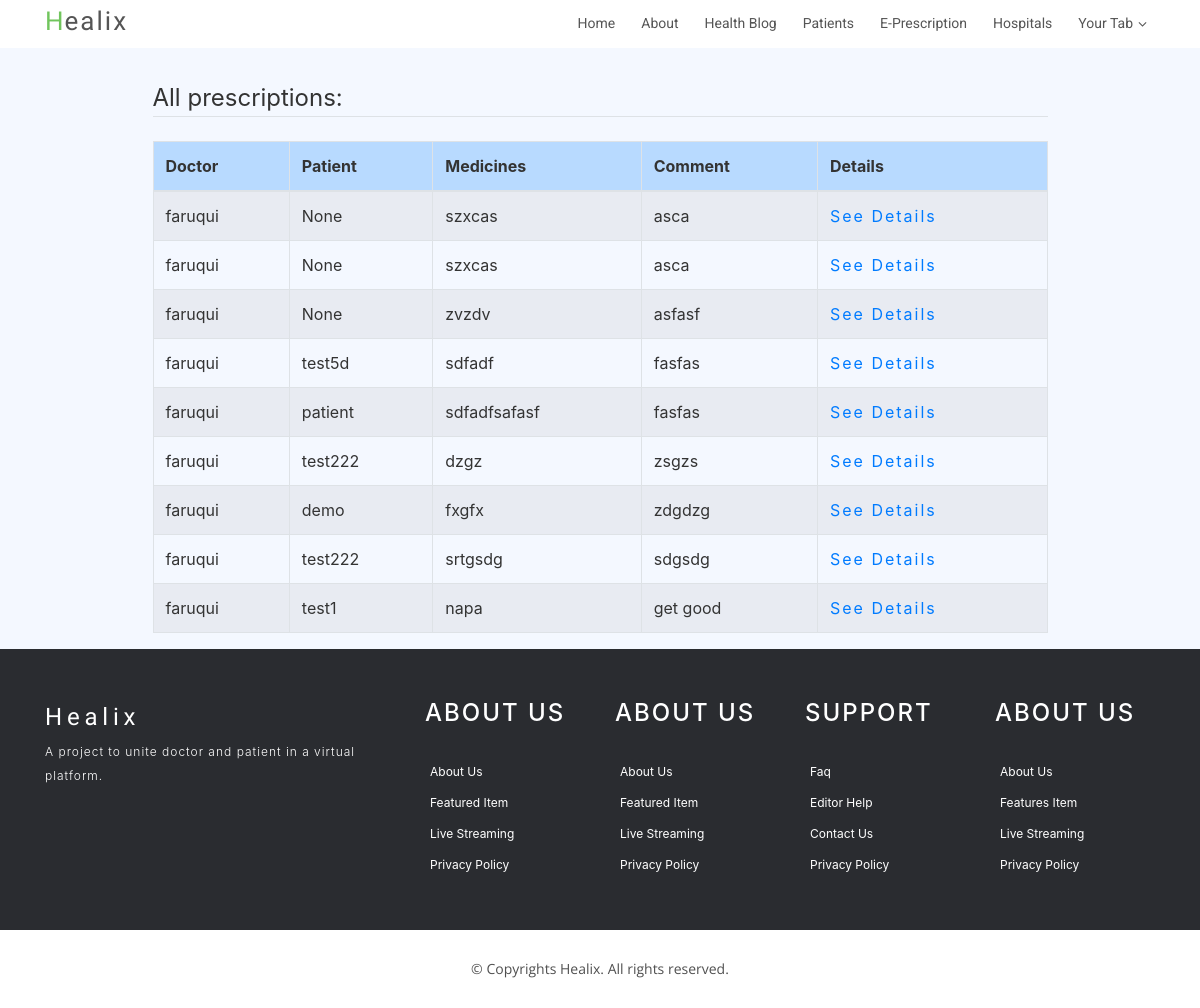
The app's page /prescriptions/ (signed in), older data.
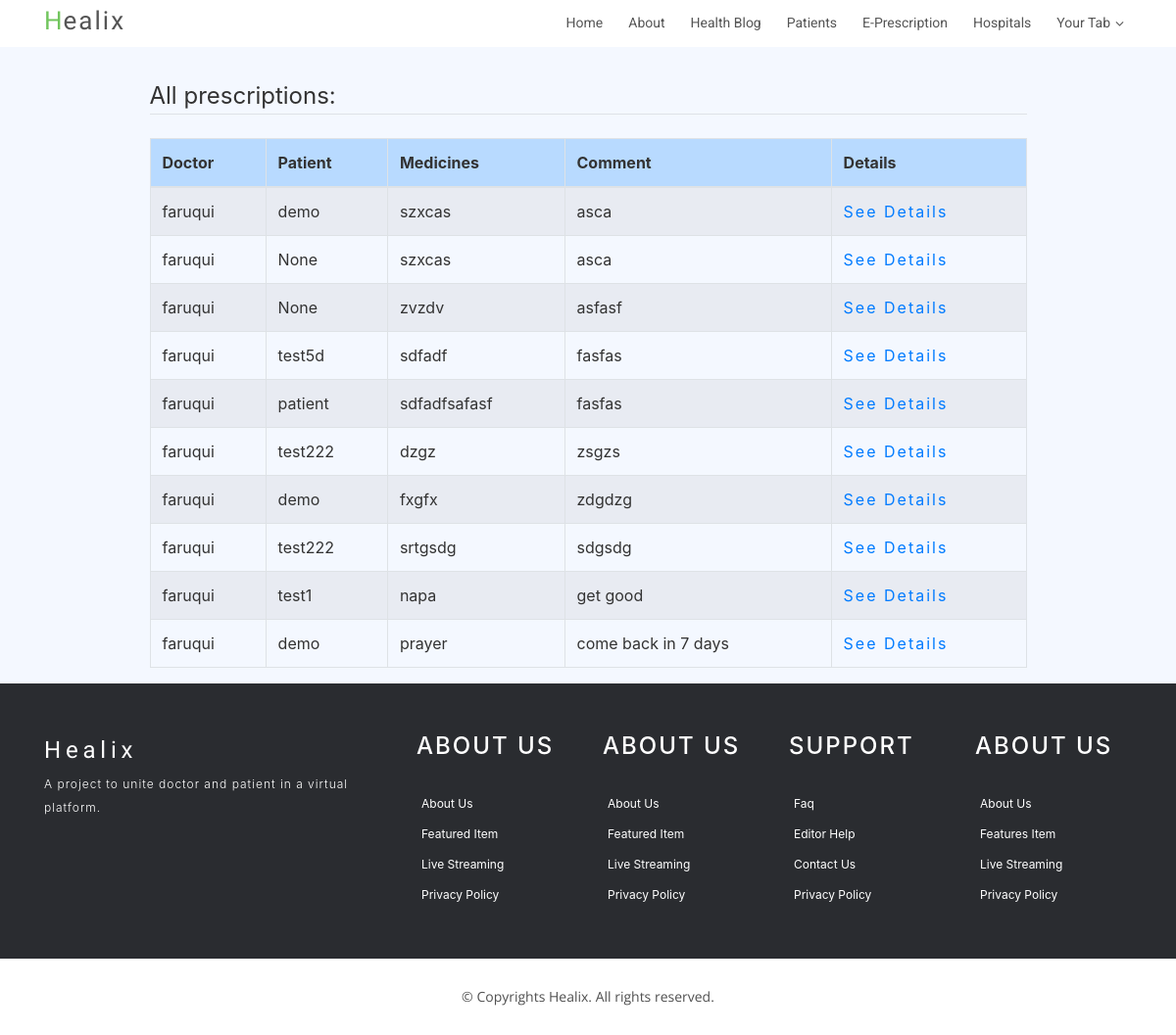
The same page, newer data.
### service/models.py (models this page shows, shortened)
class Prescription(models.Model):
    doctor_name = models.ForeignKey(settings.AUTH_USER_MODEL,related_name="eprescription", on_delete=models.CASCADE)
    patient = models.ForeignKey(Patient,null=True,related_name="eprescription", blank=True,on_delete=models.CASCADE)
    medicine_name = models.TextField()
    comment = models.CharField(max_length=250,null=True)
    date_posted = models.DateTimeField(default=timezone.now)

### users/models.py (models this page shows, shortened)
class User(AbstractUser):
    is_patient = models.BooleanField('patient status', default=False)
    is_doctor = models.BooleanField('doctor status', default=False)

class Patient(models.Model):
    user = models.OneToOneField(User, on_delete=models.CASCADE)
    image = models.ImageField(default='profile_pics/default.jpg', upload_to='profile_pics')
    date_registered = models.DateTimeField(default=timezone.now)
    health_problem = models.TextField(max_length = 200, default = 'nothing')
    height = models.FloatField(null = True)
    weight = models.FloatField(null = True)
    def __str__(self):
        return self.user.username

### service/views.py (the view)
# urls.py: path('prescriptions/', views.prescription_list, name = 'prescriptions'),
@login_required
def prescription_list(request):
    context = {
        'prescriptions' : Prescription.objects.all(),
        'title' : 'Prescription',
    }
    return render(request, 'service/prescription_list.html', context)

### service/templates/service/prescription_list.html
{% extends "home/base.html" %}
{% load crispy_forms_tags %}
{% block content %}
<div class="container col-md-10">
  <legend class="border-bottom mb-4">All prescriptions: </legend>
  <table class="table table-hover table-bordered table-striped">
    <thead>
      <tr class="table-primary">
        <th>Doctor</th>
        <th>Patient</th>
        <th>Medicines</th>
        <th>Comment</th>
        <th>Details</th>
      </tr>
    </thead>
    <tbody>
      {% for p in prescriptions %}
        {% if p.doctor_name == user or p.patient == user.patient %}
        <tr>
          <td>{{p.doctor_name}}</td>
          <td>{{p.patient}}</td>
          <td>{{p.medicine_name}}</td>
          <td>{{ p.comment }}</td>
          <td><a href="{% url 'prescription-detail' p.id %}">See Details</a></td>
        </tr>
        {% endif %}
      {% endfor %}
    </tbody>
  </table>
</div>
{% endblock content %}

Row changes from the older to the newer data that the page shows:
changed Prescription (number 1 of 10 on the later page): patient "None" → "demo"
added Prescription: doctor_name "faruqui", patient "demo", medicine_name "prayer", comment "come back in 7 days"
